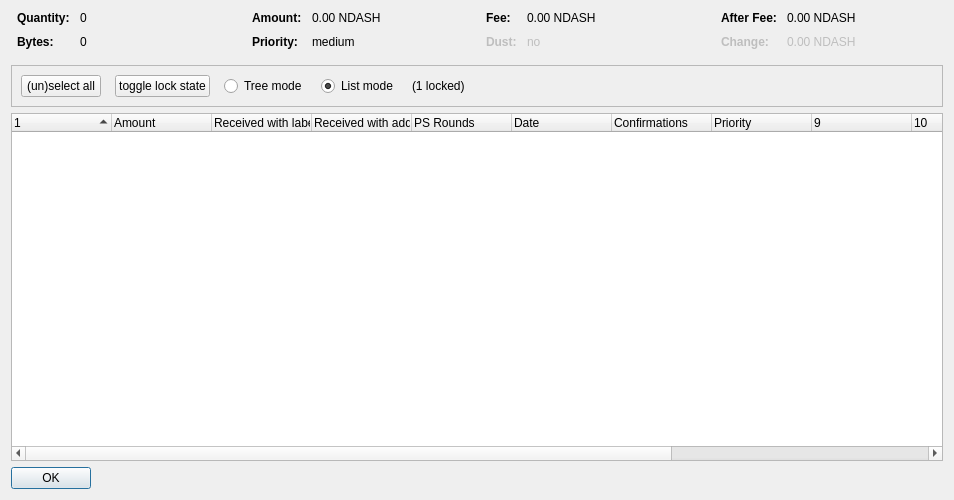
<?xml version="1.0" encoding="UTF-8"?>
<ui version="4.0">
 <class>CoinControlDialog</class>
 <widget class="QDialog" name="CoinControlDialog">
  <property name="geometry">
   <rect>
    <x>0</x>
    <y>0</y>
    <width>954</width>
    <height>500</height>
   </rect>
  </property>
  <property name="windowTitle">
   <string>Coin Selection</string>
  </property>
  <layout class="QVBoxLayout" name="verticalLayout">
   <item>
    <layout class="QHBoxLayout" name="horizontalLayoutTop" stretch="0,0,0,0">
     <property name="topMargin">
      <number>0</number>
     </property>
     <property name="bottomMargin">
      <number>10</number>
     </property>
     <item>
      <layout class="QFormLayout" name="formLayoutCoinControl1">
       <property name="horizontalSpacing">
        <number>10</number>
       </property>
       <property name="verticalSpacing">
        <number>10</number>
       </property>
       <property name="leftMargin">
        <number>6</number>
       </property>
       <property name="rightMargin">
        <number>6</number>
       </property>
       <item row="0" column="0">
        <widget class="QLabel" name="labelCoinControlQuantityText">
         <property name="font">
          <font>
           <weight>75</weight>
           <bold>true</bold>
          </font>
         </property>
         <property name="text">
          <string>Quantity:</string>
         </property>
        </widget>
       </item>
       <item row="0" column="1">
        <widget class="QLabel" name="labelCoinControlQuantity">
         <property name="cursor">
          <cursorShape>IBeamCursor</cursorShape>
         </property>
         <property name="contextMenuPolicy">
          <enum>Qt::ActionsContextMenu</enum>
         </property>
         <property name="text">
          <string notr="true">0</string>
         </property>
         <property name="textInteractionFlags">
          <set>Qt::LinksAccessibleByMouse|Qt::TextSelectableByKeyboard|Qt::TextSelectableByMouse</set>
         </property>
        </widget>
       </item>
       <item row="1" column="0">
        <widget class="QLabel" name="labelCoinControlBytesText">
         <property name="font">
          <font>
           <weight>75</weight>
           <bold>true</bold>
          </font>
         </property>
         <property name="text">
          <string>Bytes:</string>
         </property>
        </widget>
       </item>
       <item row="1" column="1">
        <widget class="QLabel" name="labelCoinControlBytes">
         <property name="cursor">
          <cursorShape>IBeamCursor</cursorShape>
         </property>
         <property name="contextMenuPolicy">
          <enum>Qt::ActionsContextMenu</enum>
         </property>
         <property name="text">
          <string notr="true">0</string>
         </property>
         <property name="textInteractionFlags">
          <set>Qt::LinksAccessibleByMouse|Qt::TextSelectableByKeyboard|Qt::TextSelectableByMouse</set>
         </property>
        </widget>
       </item>
      </layout>
     </item>
     <item>
      <layout class="QFormLayout" name="formLayoutCoinControl2">
       <property name="horizontalSpacing">
        <number>10</number>
       </property>
       <property name="verticalSpacing">
        <number>10</number>
       </property>
       <property name="leftMargin">
        <number>6</number>
       </property>
       <property name="rightMargin">
        <number>6</number>
       </property>
       <item row="0" column="0">
        <widget class="QLabel" name="labelCoinControlAmountText">
         <property name="font">
          <font>
           <weight>75</weight>
           <bold>true</bold>
          </font>
         </property>
         <property name="text">
          <string>Amount:</string>
         </property>
        </widget>
       </item>
       <item row="0" column="1">
        <widget class="QLabel" name="labelCoinControlAmount">
         <property name="cursor">
          <cursorShape>IBeamCursor</cursorShape>
         </property>
         <property name="contextMenuPolicy">
          <enum>Qt::ActionsContextMenu</enum>
         </property>
         <property name="text">
          <string notr="true">0.00 NDASH</string>
         </property>
         <property name="textInteractionFlags">
          <set>Qt::LinksAccessibleByMouse|Qt::TextSelectableByKeyboard|Qt::TextSelectableByMouse</set>
         </property>
        </widget>
       </item>
       <item row="1" column="0">
        <widget class="QLabel" name="labelCoinControlPriorityText">
         <property name="font">
          <font>
           <weight>75</weight>
           <bold>true</bold>
          </font>
         </property>
         <property name="text">
          <string>Priority:</string>
         </property>
        </widget>
       </item>
       <item row="1" column="1">
        <widget class="QLabel" name="labelCoinControlPriority">
         <property name="cursor">
          <cursorShape>IBeamCursor</cursorShape>
         </property>
         <property name="contextMenuPolicy">
          <enum>Qt::ActionsContextMenu</enum>
         </property>
         <property name="text">
          <string>medium</string>
         </property>
         <property name="textInteractionFlags">
          <set>Qt::LinksAccessibleByMouse|Qt::TextSelectableByKeyboard|Qt::TextSelectableByMouse</set>
         </property>
        </widget>
       </item>
      </layout>
     </item>
     <item>
      <layout class="QFormLayout" name="formLayoutCoinControl3">
       <property name="horizontalSpacing">
        <number>10</number>
       </property>
       <property name="verticalSpacing">
        <number>10</number>
       </property>
       <property name="leftMargin">
        <number>6</number>
       </property>
       <property name="rightMargin">
        <number>6</number>
       </property>
       <item row="0" column="0">
        <widget class="QLabel" name="labelCoinControlFeeText">
         <property name="font">
          <font>
           <weight>75</weight>
           <bold>true</bold>
          </font>
         </property>
         <property name="text">
          <string>Fee:</string>
         </property>
        </widget>
       </item>
       <item row="0" column="1">
        <widget class="QLabel" name="labelCoinControlFee">
         <property name="cursor">
          <cursorShape>IBeamCursor</cursorShape>
         </property>
         <property name="contextMenuPolicy">
          <enum>Qt::ActionsContextMenu</enum>
         </property>
         <property name="text">
          <string notr="true">0.00 NDASH</string>
         </property>
         <property name="textInteractionFlags">
          <set>Qt::LinksAccessibleByMouse|Qt::TextSelectableByKeyboard|Qt::TextSelectableByMouse</set>
         </property>
        </widget>
       </item>
       <item row="1" column="0">
        <widget class="QLabel" name="labelCoinControlLowOutputText">
         <property name="enabled">
          <bool>false</bool>
         </property>
         <property name="font">
          <font>
           <weight>75</weight>
           <bold>true</bold>
          </font>
         </property>
         <property name="text">
          <string>Dust:</string>
         </property>
        </widget>
       </item>
       <item row="1" column="1">
        <widget class="QLabel" name="labelCoinControlLowOutput">
         <property name="enabled">
          <bool>false</bool>
         </property>
         <property name="cursor">
          <cursorShape>IBeamCursor</cursorShape>
         </property>
         <property name="contextMenuPolicy">
          <enum>Qt::ActionsContextMenu</enum>
         </property>
         <property name="text">
          <string>no</string>
         </property>
         <property name="textInteractionFlags">
          <set>Qt::LinksAccessibleByMouse|Qt::TextSelectableByKeyboard|Qt::TextSelectableByMouse</set>
         </property>
        </widget>
       </item>
      </layout>
     </item>
     <item>
      <layout class="QFormLayout" name="formLayoutCoinControl4">
       <property name="horizontalSpacing">
        <number>10</number>
       </property>
       <property name="verticalSpacing">
        <number>10</number>
       </property>
       <property name="leftMargin">
        <number>6</number>
       </property>
       <property name="rightMargin">
        <number>6</number>
       </property>
       <item row="0" column="0">
        <widget class="QLabel" name="labelCoinControlAfterFeeText">
         <property name="font">
          <font>
           <weight>75</weight>
           <bold>true</bold>
          </font>
         </property>
         <property name="text">
          <string>After Fee:</string>
         </property>
        </widget>
       </item>
       <item row="0" column="1">
        <widget class="QLabel" name="labelCoinControlAfterFee">
         <property name="cursor">
          <cursorShape>IBeamCursor</cursorShape>
         </property>
         <property name="contextMenuPolicy">
          <enum>Qt::ActionsContextMenu</enum>
         </property>
         <property name="text">
          <string notr="true">0.00 NDASH</string>
         </property>
         <property name="textInteractionFlags">
          <set>Qt::LinksAccessibleByMouse|Qt::TextSelectableByKeyboard|Qt::TextSelectableByMouse</set>
         </property>
        </widget>
       </item>
       <item row="1" column="0">
        <widget class="QLabel" name="labelCoinControlChangeText">
         <property name="enabled">
          <bool>false</bool>
         </property>
         <property name="font">
          <font>
           <weight>75</weight>
           <bold>true</bold>
          </font>
         </property>
         <property name="text">
          <string>Change:</string>
         </property>
        </widget>
       </item>
       <item row="1" column="1">
        <widget class="QLabel" name="labelCoinControlChange">
         <property name="enabled">
          <bool>false</bool>
         </property>
         <property name="cursor">
          <cursorShape>IBeamCursor</cursorShape>
         </property>
         <property name="contextMenuPolicy">
          <enum>Qt::ActionsContextMenu</enum>
         </property>
         <property name="text">
          <string notr="true">0.00 NDASH</string>
         </property>
         <property name="textInteractionFlags">
          <set>Qt::LinksAccessibleByMouse|Qt::TextSelectableByKeyboard|Qt::TextSelectableByMouse</set>
         </property>
        </widget>
       </item>
      </layout>
     </item>
    </layout>
   </item>
   <item>
    <widget class="QFrame" name="frame">
     <property name="minimumSize">
      <size>
       <width>0</width>
       <height>40</height>
      </size>
     </property>
     <property name="frameShape">
      <enum>QFrame::StyledPanel</enum>
     </property>
     <property name="frameShadow">
      <enum>QFrame::Sunken</enum>
     </property>
     <layout class="QHBoxLayout" name="horizontalLayout">
      <item>
       <layout class="QHBoxLayout" name="horizontalLayoutPanel" stretch="0,0,0,0,0,0">
        <property name="spacing">
         <number>14</number>
        </property>
        <item>
         <widget class="QPushButton" name="pushButtonSelectAll">
          <property name="sizePolicy">
           <sizepolicy hsizetype="Maximum" vsizetype="Fixed">
            <horstretch>0</horstretch>
            <verstretch>0</verstretch>
           </sizepolicy>
          </property>
          <property name="text">
           <string>(un)select all</string>
          </property>
          <property name="autoDefault">
           <bool>false</bool>
          </property>
         </widget>
        </item>
        <item>
         <widget class="QPushButton" name="pushButtonToggleLock">
          <property name="sizePolicy">
           <sizepolicy hsizetype="Maximum" vsizetype="Fixed">
            <horstretch>0</horstretch>
            <verstretch>0</verstretch>
           </sizepolicy>
          </property>
          <property name="text">
           <string>toggle lock state</string>
          </property>
          <property name="autoDefault">
           <bool>false</bool>
          </property>
         </widget>
        </item>
        <item>
         <widget class="QRadioButton" name="radioTreeMode">
          <property name="sizePolicy">
           <sizepolicy hsizetype="Maximum" vsizetype="Fixed">
            <horstretch>0</horstretch>
            <verstretch>0</verstretch>
           </sizepolicy>
          </property>
          <property name="text">
           <string>Tree mode</string>
          </property>
         </widget>
        </item>
        <item>
         <widget class="QRadioButton" name="radioListMode">
          <property name="sizePolicy">
           <sizepolicy hsizetype="Maximum" vsizetype="Fixed">
            <horstretch>0</horstretch>
            <verstretch>0</verstretch>
           </sizepolicy>
          </property>
          <property name="text">
           <string>List mode</string>
          </property>
          <property name="checked">
           <bool>true</bool>
          </property>
         </widget>
        </item>
        <item>
         <widget class="QLabel" name="labelLocked">
          <property name="text">
           <string>(1 locked)</string>
          </property>
         </widget>
        </item>
        <item>
         <spacer name="horizontalSpacer">
          <property name="orientation">
           <enum>Qt::Horizontal</enum>
          </property>
          <property name="sizeHint" stdset="0">
           <size>
            <width>40</width>
            <height>20</height>
           </size>
          </property>
         </spacer>
        </item>
       </layout>
      </item>
     </layout>
    </widget>
   </item>
   <item>
    <widget class="CoinControlTreeWidget" name="treeWidget">
     <property name="contextMenuPolicy">
      <enum>Qt::CustomContextMenu</enum>
     </property>
     <property name="sortingEnabled">
      <bool>false</bool>
     </property>
     <property name="columnCount">
      <number>13</number>
     </property>
     <attribute name="headerShowSortIndicator" stdset="0">
      <bool>true</bool>
     </attribute>
     <attribute name="headerStretchLastSection">
      <bool>false</bool>
     </attribute>
     <column>
      <property name="text">
       <string/>
      </property>
     </column>
     <column>
      <property name="text">
       <string>Amount</string>
      </property>
     </column>
     <column>
      <property name="text">
       <string>Received with label</string>
      </property>
     </column>
     <column>
      <property name="text">
       <string>Received with address</string>
      </property>
     </column>
     <column>
      <property name="text">
       <string>PS Rounds</string>
      </property>
     </column>
     <column>
      <property name="text">
       <string>Date</string>
      </property>
     </column>
     <column>
      <property name="text">
       <string>Confirmations</string>
      </property>
      <property name="toolTip">
       <string>Confirmed</string>
      </property>
     </column>
     <column>
      <property name="text">
       <string>Priority</string>
      </property>
     </column>
     <column>
      <property name="text">
       <string/>
      </property>
     </column>
     <column>
      <property name="text">
       <string/>
      </property>
     </column>
     <column>
      <property name="text">
       <string/>
      </property>
     </column>
     <column>
      <property name="text">
       <string/>
      </property>
     </column>
     <column>
      <property name="text">
       <string/>
      </property>
     </column>
    </widget>
   </item>
   <item>
    <widget class="QDialogButtonBox" name="buttonBox">
     <property name="sizePolicy">
      <sizepolicy hsizetype="Maximum" vsizetype="Fixed">
       <horstretch>0</horstretch>
       <verstretch>0</verstretch>
      </sizepolicy>
     </property>
     <property name="orientation">
      <enum>Qt::Horizontal</enum>
     </property>
     <property name="standardButtons">
      <set>QDialogButtonBox::Ok</set>
     </property>
    </widget>
   </item>
  </layout>
 </widget>
 <customwidgets>
  <customwidget>
   <class>CoinControlTreeWidget</class>
   <extends>QTreeWidget</extends>
   <header>coincontroltreewidget.h</header>
  </customwidget>
 </customwidgets>
 <resources/>
 <connections/>
</ui>
